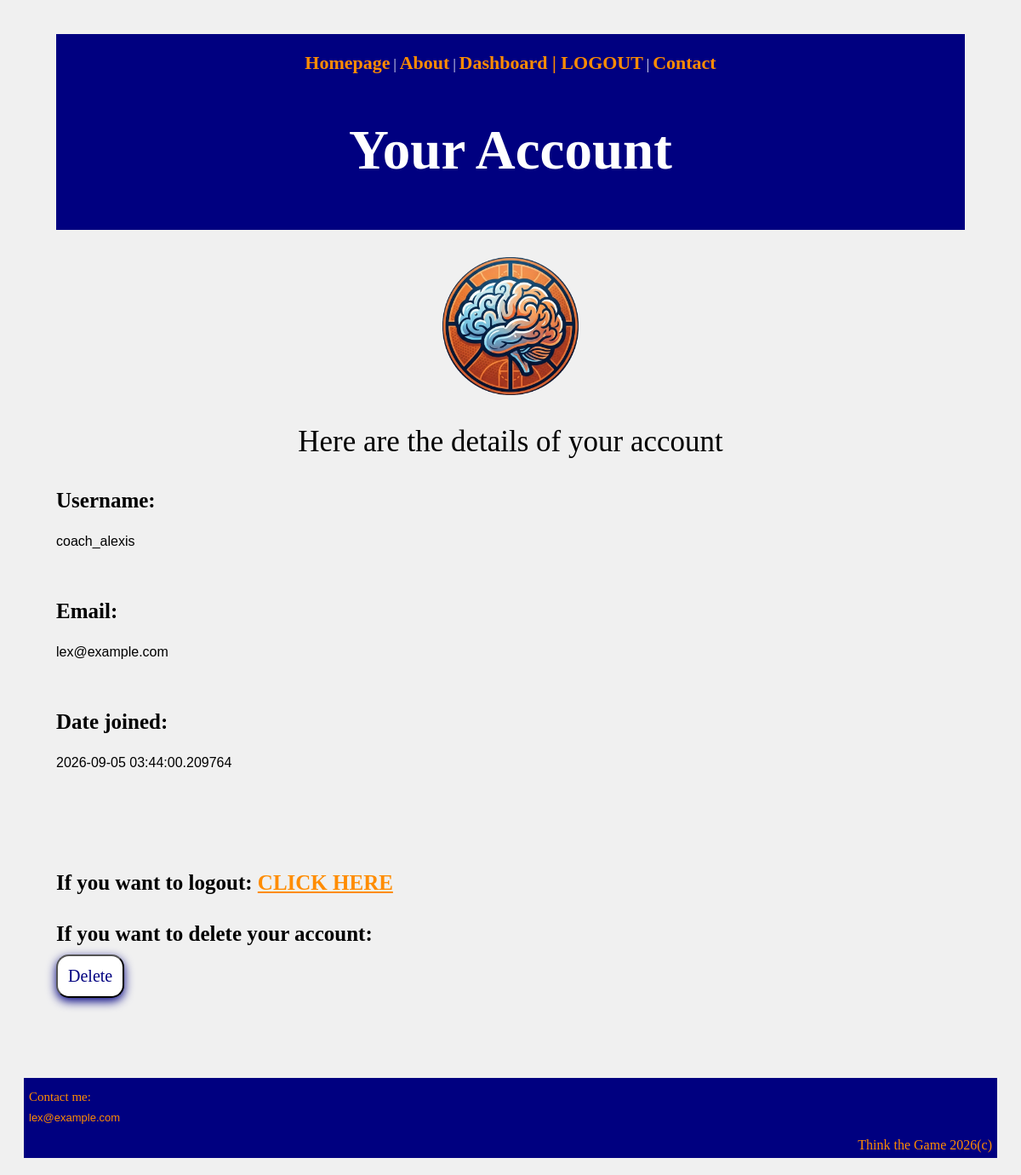
/account (signed in), run on the app's committed database.
### basketball_decision_web/app_v2.py (models this page shows, shortened)
class User(UserMixin,db.Model):
    __tablename__ = "users"
    id = db.Column(db.Integer, primary_key=True)
    username = db.Column(db.String(80), unique=True, nullable=False)
    email = db.Column(db.String(120), unique=True, nullable=False)
    password_hash = db.Column(db.String(128), nullable=False)
    role = db.Column(db.String(20), nullable=False, default="player")
    coach_id = db.Column(db.Integer, db.ForeignKey("users.id"))
    created_at = db.Column(
        db.DateTime,
        nullable=False,
        default=datetime.utcnow,
        index=True
    )
    videos = db.relationship("Video", backref="user", lazy=True)
    coach = db.relationship("User", remote_side="User.id", backref="players")

### basketball_decision_web/app_v2.py (the view)
@app.route("/account")
@login_required
def account():
    return render_template("account.html", user=current_user, title="Account | Think the Game")

### basketball_decision_web/app_v2.py (called while the page is built)
@login_manager.user_loader
def load_user(user_id):
    return db.session.get(User, int(user_id))

### basketball_decision_web/templates/account.html
{% extends 'base.html' %}
{% block content %}
<header>
    <nav>
    <p><a href="{{ url_for('index') }}">Homepage</a> | <a href="{{ url_for('about') }}">About</a> | <a href="{{ url_for('dashboard') }}">Dashboard | <a href="{{ url_for('logout') }}">LOGOUT</a> | <a href="#contact">Contact</a></a></p>
    </nav>
    <h1 id="account-title">Your Account</h1>
</header>
<section>
    <figure class="about-logo">
        <img
        id="logo"
        src="{{ url_for('static', filename='logo.png') }}"
        alt="Think the Game logo"
        >
    </figure>
</section>
<section>
    <p id="account-header">Here are the details of your account</p>
    <p id="account-text"><strong>Username: </strong></p><p class="dynamic-text">{{ user.username }}</p>
    <br>
    <p id="account-text"><strong>Email: </strong></p> <p class="dynamic-text">{{ user.email }}</p>
    <br>
    <p id="account-text"><strong>Date joined: </strong></p> <p class="dynamic-text">{{ user.created_at }}</p>
</section>
<br><br><br>
<section>
    <h3 id="logout-redirect">If you want to logout: <a href="{{ url_for('logout') }}">CLICK HERE</a></h3>
</section>
<section>
    <form method="POST" action="{{ url_for('delete_account') }}">
        <p id="delete-button-text"><strong>If you want to delete your account:</strong></p>
        <button id="delete-account-button" onclick="return confirm('Are you sure you want to delete this?');">Delete</button>
    </form>
</section>
{% endblock %}

### basketball_decision_web/static/style.css (style rules this page uses)
* { font-family: "MyFont", serif; box-sizing: border-box; }
body { background-color: rgb(240, 240, 240); border-color: navy; }
a { font-weight: bold; }
section { margin: 2rem 0; }
header { background-color: navy; color: white; border: 3px navy solid; padding: 10px; margin: 0; }
header h1 { height: fit-content; }
#logo { display: block; width: clamp(90px, 15vw, 160px); height: auto; margin: 0 auto; }
nav { display: flex; justify-content: center; text-align: left; gap: 2rem; padding: 0.5rem 0; }
nav a { text-decoration: none; font-size: 22px; color: darkorange; }
nav p { margin: 0 auto; padding: 0 auto; }
a, nav a, .hero a, footer a, .video-card a { color: darkorange; font-weight: bold; }
.about-logo { margin: 1.5rem auto 1.5rem; }
#account-title { text-align: center; font-weight: bold; font-size: 65px; }
#account-header { text-align: center; font-size: 35px; }
#account-text { font-size: 25px; }
#logout-redirect, #delete-button-text { margin: 0 auto; font-size: 25px; padding: 0 auto; }
.dynamic-text { font-family:Helvetica, Arial, sans-serif; }
#delete-account-button { font-size: 20px; background-color: #fff; color: navy; border-radius: 15px; box-shadow: 0px 4px 12px navy; padding: 0.75rem; margin: 10px auto; }

### data on the page
User: username "coach_alexis", email "lex@example.com", created_at "2026-09-05 03:44:00.209764"
